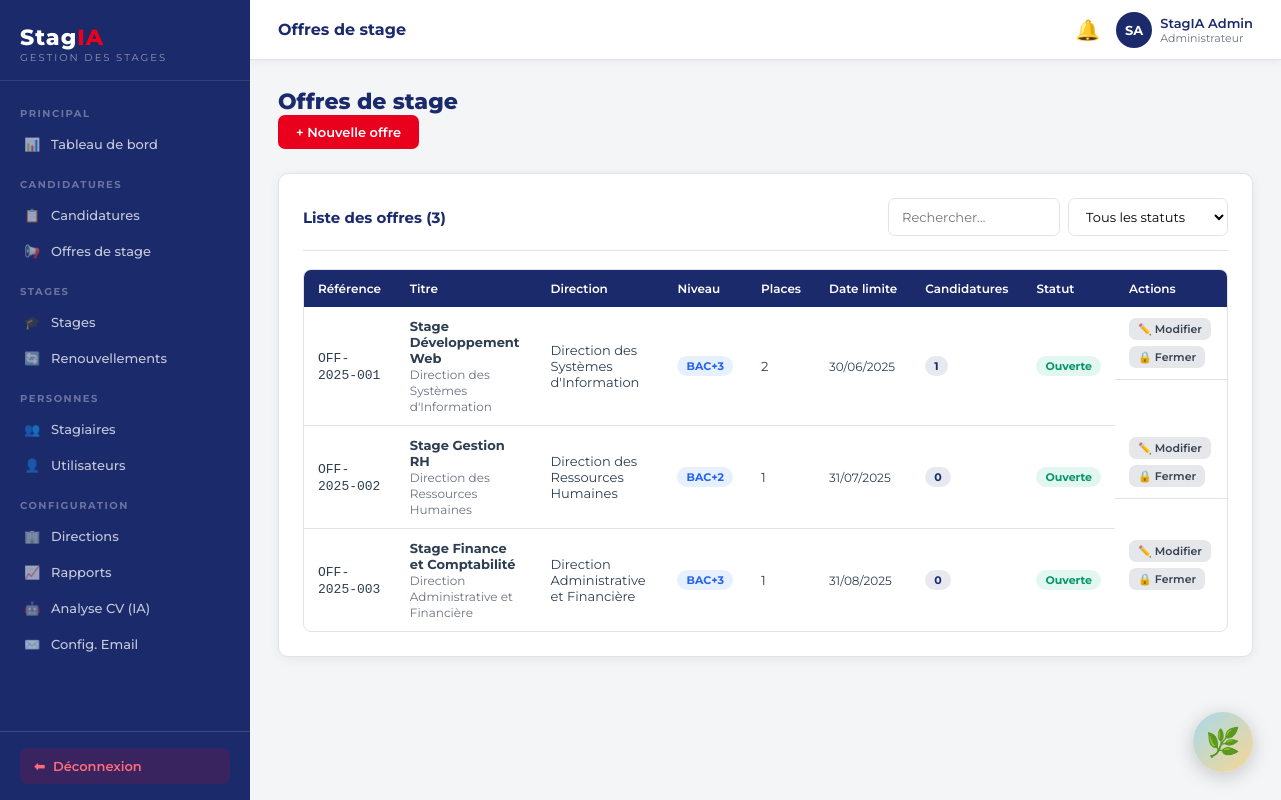
The app's page /backoffice.php?page=offres (signed in) with its own data.
### tables this page shows
CREATE TABLE IF NOT EXISTS offres_stage (
    id INT AUTO_INCREMENT PRIMARY KEY,
    reference VARCHAR(30) UNIQUE NOT NULL,
    titre VARCHAR(200) NOT NULL,
    description TEXT,
    profil_recherche TEXT,
    direction_id INT,
    domaine_id INT,
    niveau_minimum ENUM('bac','bac+2','bac+3','bac+4','bac+5','doctorat') DEFAULT 'bac+3',
    experience_minimale INT DEFAULT 0 COMMENT 'en mois',
    nb_places INT DEFAULT 1,
    date_publication DATE,
    date_limite DATE,
    statut ENUM('ouverte','fermee','archivee') DEFAULT 'ouverte',
    creee_par INT,
    created_at TIMESTAMP DEFAULT CURRENT_TIMESTAMP,
    FOREIGN KEY (direction_id) REFERENCES directions(id) ON DELETE SET NULL,
    FOREIGN KEY (domaine_id) REFERENCES domaines(id) ON DELETE SET NULL,
    FOREIGN KEY (creee_par) REFERENCES utilisateurs(id) ON DELETE SET NULL
);

CREATE TABLE IF NOT EXISTS directions (
    id INT AUTO_INCREMENT PRIMARY KEY,
    libelle VARCHAR(150) NOT NULL,
    abreviation VARCHAR(20),
    actif TINYINT(1) DEFAULT 1,
    created_at TIMESTAMP DEFAULT CURRENT_TIMESTAMP
);

### backoffice.php (called while the page is built, shortened)
<?php
require_once __DIR__ . '/config.php';
$page = preg_replace('/[^a-zA-Z0-9_\-]/', '', $_GET['page'] ?? 'dashboard');
$file = __DIR__ . "/pages/admin/{$page}.php";
include $file;

### pages/admin/offres.php (the view, shortened to what this page needs)
<?php
$pdo = getPDO();
$offres = $pdo->query('
    SELECT o.*, d.libelle AS direction, dom.libelle AS domaine,
           u.nom AS createur_nom, u.prenom AS createur_prenom,
           (SELECT COUNT(*) FROM candidatures c WHERE c.offre_id = o.id) AS nb_candidatures
    FROM offres_stage o
    LEFT JOIN directions d   ON o.direction_id = d.id
    LEFT JOIN domaines dom   ON o.domaine_id   = dom.id
    LEFT JOIN utilisateurs u ON o.creee_par    = u.id
    ORDER BY o.created_at DESC
')->fetchAll();
require __DIR__ . '/../../includes/header.php';
?>
<div class="page-header">
  <h1>Offres de stage</h1>
  <?php if (hasRole('administrateur', 'habilite')): ?>
  <a href="backoffice.php?page=offres&amp;show=new_offre" class="btn btn-danger">+ Nouvelle offre</a>
  <?php endif; ?>
</div>
<div class="card">
  <div class="card-header">
    <h3 class="card-title">Liste des offres (<?= count($offres) ?>)</h3>
    <div style="display:flex;gap:8px">
      <input type="text" id="search-offre" class="form-control"
             placeholder="Rechercher…" oninput="filterOffres()" style="max-width:200px">
      <select id="filter-statut" class="form-control" onchange="filterOffres()" style="max-width:160px">
        <option value="">Tous les statuts</option>
      </select>
    </div>
  </div>
  <div class="table-wrap">
    <table id="table-offres">
      <thead>
        <tr>
          <th>Référence</th>
          <th>Titre</th>
          <th>Direction</th>
          <th>Niveau</th>
          <th>Places</th>
          <th>Date limite</th>
          <th>Candidatures</th>
          <th>Statut</th>
          <th>Actions</th>
        </tr>
      </thead>
      <tbody>
        <?php foreach ($offres as $o): ?>
        <tr data-statut="<?= h($o['statut']) ?>"
            data-search="<?= h(strtolower($o['titre'] . ' ' . ($o['direction'] ?? ''))) ?>">
          <td><code><?= h($o['reference']) ?></code></td>
          <td>
            <strong><?= h($o['titre']) ?></strong>
            <?php if ($o['direction']): ?>
            <br><span class="text-muted text-sm"><?= h($o['direction']) ?></span>
            <?php endif; ?>
          </td>
          <td><?= h($o['direction'] ?? '—') ?></td>
          <td><span class="badge badge-info"><?= h(strtoupper($o['niveau_minimum'] ?? '—')) ?></span></td>
          <td><?= (int)$o['nb_places'] ?></td>
          <td class="text-sm"><?= $o['date_limite'] ? date('d/m/Y', strtotime($o['date_limite'])) : '—' ?></td>
          <td><span class="badge badge-primary"><?= (int)$o['nb_candidatures'] ?></span></td>
          <td><?= statusBadge($o['statut']) ?></td>
          <td class="td-actions">
            <?php if (hasRole('administrateur', 'habilite')): ?>
            <a href="backoffice.php?page=offres&amp;show=edit_offre&amp;id=<?= (int)$o['id'] ?>"
               class="btn btn-xs btn-secondary">✏️ Modifier</a>
            <?php endif; ?>
            <a href="backoffice.php?action=toggle_offre&amp;id=<?= (int)$o['id'] ?>"
               class="btn btn-xs btn-secondary"
               title="<?= $o['statut'] === 'ouverte' ? 'Fermer l\'offre' : 'Rouvrir l\'offre' ?>">
              <?= $o['statut'] === 'ouverte' ? '🔒 Fermer' : '🔓 Rouvrir' ?>
            </a>
          </td>
        </tr>
        <?php endforeach; ?>
      </tbody>
    </table>
  </div>
</div>
<?php require __DIR__ . '/../../includes/footer.php'; ?>

### config.php (shortened to what this page needs)
<?php
function h(string $s): string {
    return htmlspecialchars($s, ENT_QUOTES, 'UTF-8');
}
function hasRole(string ...$roles): bool {
    return in_array($_SESSION['user']['role'], $roles, true);
}
function statusBadge(string $statut): string {
    $map = [
        'soumise'        => ['Soumise', 'badge-info'],
        'niv1_en_cours'  => ['Niv.1 en cours', 'badge-warning'],
        'niv1_valide'    => ['Niv.1 validé', 'badge-primary'],
        'validee'        => ['Validée', 'badge-success'],
        'niv1_rejete'    => ['Niv.1 rejeté', 'badge-danger'],
        'rejetee'        => ['Rejetée', 'badge-danger'],
        'complement'     => ['Complément requis', 'badge-warning'],
        'preparation'    => ['Préparation', 'badge-info'],
        'en_cours'       => ['En cours', 'badge-success'],
        'renouvele'      => ['Renouvelé', 'badge-primary'],
        'termine'        => ['Terminé', 'badge-secondary'],
        'interrompu'     => ['Interrompu', 'badge-warning'],
        'annule'         => ['Annulé', 'badge-danger'],
        'ouverte'        => ['Ouverte', 'badge-success'],
        'fermee'         => ['Fermée', 'badge-warning'],
        'archivee'       => ['Archivée', 'badge-secondary'],
        'en_attente'     => ['En attente', 'badge-warning'],
        'valide'         => ['Validé', 'badge-success'],
        'rejete'         => ['Rejeté', 'badge-danger'],
        'precisions'     => ['Précisions requises', 'badge-info'],
        'valide_v'       => ['Validé', 'badge-success'],
        'rejete_v'       => ['Rejeté', 'badge-danger'],
    ];
    [$label, $cls] = $map[$statut] ?? [ucfirst($statut), 'badge-secondary'];
    return "<span class=\"badge $cls\">" . h($label) . '</span>';
}

### includes/header.php (style rules this page uses)
*,*::before,*::after { box-sizing:border-box;margin:0;padding:0 }
html { font-size:15px }
body { font-family:'Montserrat',sans-serif;background:#f4f5f7;color:#2c3e50;display:flex;min-height:100vh }
:root { --navy:#1b2a6b; --navy-dark:#132050; --navy-light:#2d3f8c; --red:#e8001c; --red-dark:#c0001a; --gray-bg:#f4f5f7; --gray-border:#e0e3ed; --gray-text:#6b7280; --white:#ffffff; --success:#10b981; --warning:#f59e0b; --info:#3b82f6; --sidebar-w:250px; }
.page-header { margin-bottom:24px; }
.page-header h1 { font-size:22px;font-weight:800;color:var(--navy); }
.card { background:#fff;border-radius:10px;padding:24px;box-shadow:0 2px 12px rgba(0,0,0,.06);border:1px solid var(--gray-border); }
.card-header { display:flex;align-items:center;justify-content:space-between;margin-bottom:18px;padding-bottom:14px;border-bottom:1px solid var(--gray-border); }
.card-title { font-size:15px;font-weight:700;color:var(--navy); }
.btn { display:inline-flex;align-items:center;gap:6px; padding:9px 18px;border-radius:7px; font-size:13px;font-weight:600;font-family:inherit; border:none;cursor:pointer;transition:all .2s; text-decoration:none;white-space:nowrap; }
.btn-danger { background:var(--red);color:#fff; }
.btn-secondary { background:#e5e7eb;color:#374151; }
.btn-xs { padding:4px 9px;font-size:11px; }
.badge { display:inline-flex;align-items:center; padding:3px 9px;border-radius:99px; font-size:11px;font-weight:700;white-space:nowrap; }
.badge-success { background:rgba(16,185,129,.12);color:#059669; }
.badge-info { background:rgba(59,130,246,.12);color:#2563eb; }
.badge-primary { background:rgba(27,42,107,.1);color:var(--navy); }
.table-wrap { overflow-x:auto;border-radius:8px;border:1px solid var(--gray-border); }
table { width:100%;border-collapse:collapse;font-size:13px; }
thead th { background:var(--navy);color:#fff;padding:11px 14px;font-weight:600;font-size:12px;text-align:left;white-space:nowrap; }
tbody td { padding:11px 14px;border-bottom:1px solid var(--gray-border);vertical-align:middle; }
tbody tr:last-child td { border-bottom:none; }
.td-actions { display:flex;gap:6px;flex-wrap:wrap; }
.form-control { width:100%;padding:9px 13px; border:1.5px solid var(--gray-border);border-radius:7px; font-size:13px;font-family:inherit; transition:border-color .2s;background:#fff; }
.text-muted { color:var(--gray-text); }
.text-sm { font-size:12px; }

### records on screen
offres_stage: reference "OFF-2025-001", titre "Stage Développement Web", direction.libelle "Direction des Systèmes d'Information", niveau_minimum "BAC+3", nb_places "2", date_limite "30/06/2025", nb_candidatures "1", statut "🔒 Fermer"
offres_stage: reference "OFF-2025-002", titre "Stage Gestion RH", direction.libelle "Direction des Ressources Humaines", niveau_minimum "BAC+2", nb_places "1", date_limite "31/07/2025", nb_candidatures "0", statut "🔒 Fermer"
offres_stage: reference "OFF-2025-003", titre "Stage Finance et Comptabilité", direction.libelle "Direction Administrative et Financière", niveau_minimum "BAC+3", nb_places "1", date_limite "31/08/2025", nb_candidatures "0", statut "🔒 Fermer"

### other values on screen
STAGIA_PAGE ?: 'StagIA' "Offres de stage"
$initiales "SA"
$prenom . ' ' . $nom "StagIA Admin"
$user['role'] "Administrateur"
count($offres) "3"
